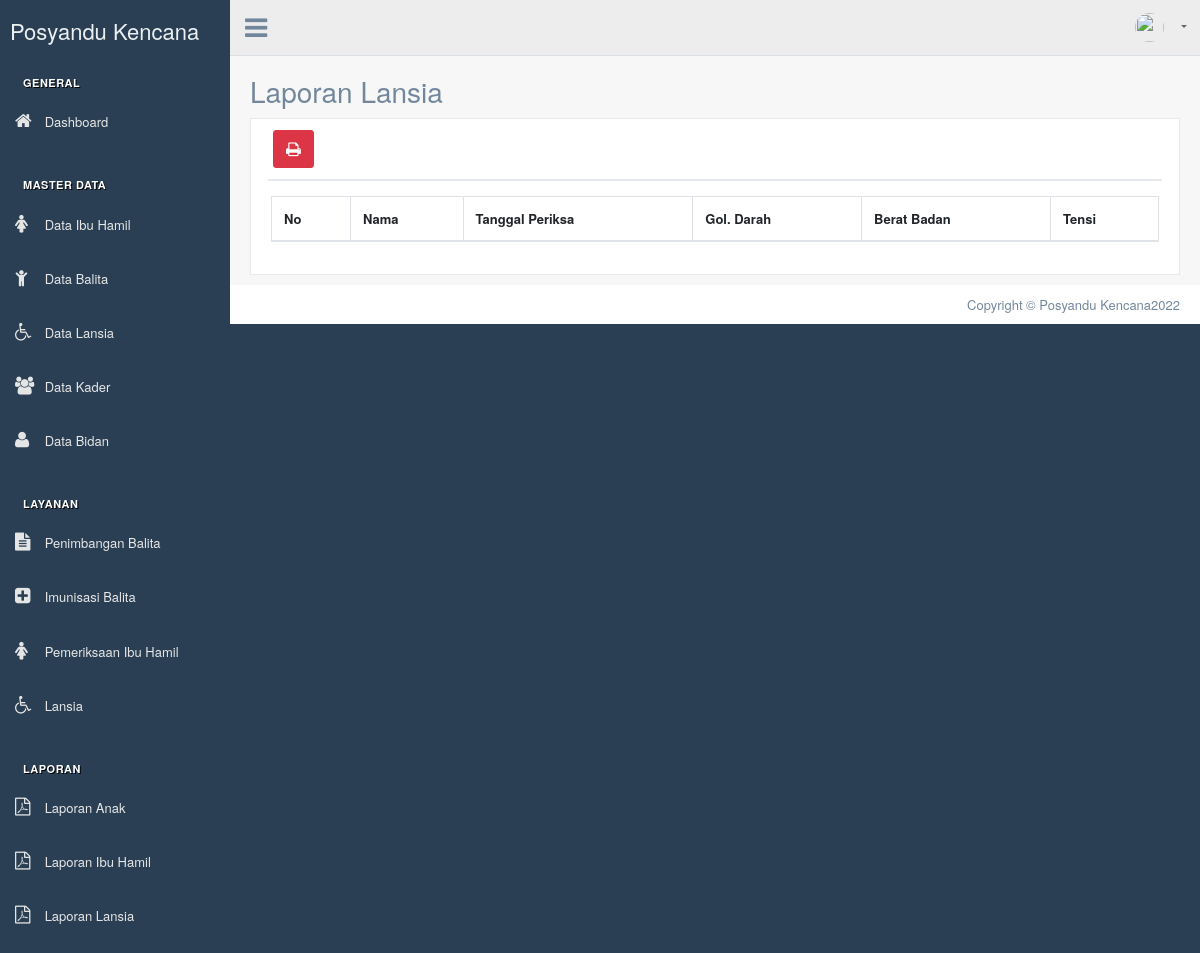
/index.php/lansia/laporan, run on an earlier commit of the app's database.
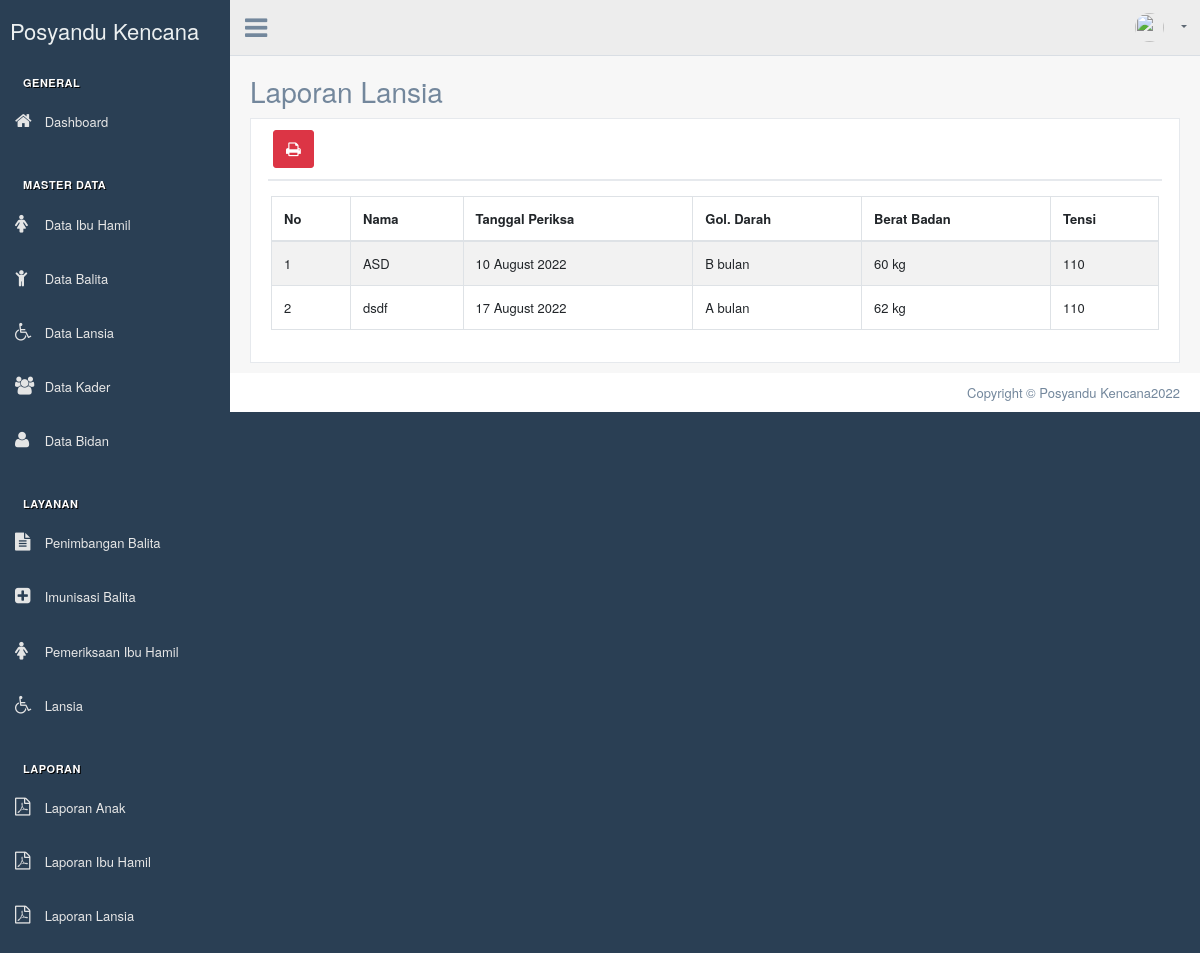
And on a later commit of the database.
### tables this page shows
CREATE TABLE `layanan_lansia` (
  `id_layanan_lansia` int(11) NOT NULL,
  `id_lansia` int(11) NOT NULL,
  `tgl_pemeriksaan` date NOT NULL,
  `gol_darah` varchar(1) NOT NULL,
  `bb` varchar(200) NOT NULL,
  `tensi` varchar(200) NOT NULL,
  `bingkisan` varchar(250) NOT NULL
);

CREATE TABLE `lansia` (
  `id_lansia` int(11) NOT NULL,
  `nama` varchar(255) NOT NULL,
  `tempat_lahir` varchar(200) NOT NULL,
  `tgl_lahir` date NOT NULL,
  `alamat` varchar(500) NOT NULL
);

### application/controllers/Lansia.php (called while the page is built, shortened)
<?php
class Lansia extends CI_Controller
{
    public function __construct()
    {
        $this->load->model('lansia_model');
        $this->load->model('Laporan_model');
    }
    public function laporan()
    {
        $data['title'] = 'Laporan Lansia | Posyandu Kencana';
        $data['user'] = $this->db->get_where('user', ['username' => $this->session->userdata('username')])->row_array();
        $data['lansia'] = $this->Laporan_model->getlansia();
        $this->load->view('templates/header-datatables', $data);
        $this->load->view('templates/sidebar');
        $this->load->view('templates/topbar', $data);
        $this->load->view('lansia/laporan', $data);
        $this->load->view('templates/footer-datatables');
    }
}

### index.php (called while the page is built, shortened)
<?php
require_once BASEPATH.'core/CodeIgniter.php';

### application/models/Laporan_model.php (called while the page is built, shortened)
<?php
class Laporan_model extends CI_Model
{
    function getlansia(){
        $this->db->select('*')
            ->from('lansia h')
            ->join('layanan_lansia q', 'q.id_lansia = h.id_lansia');
        $res = $this->db->get();
        return $res->result();
    }
}

### application/views/lansia/laporan.php (the view, shortened to what this page needs)
<div class="right_col" role="main">
    <div class="page-title">
        <div class="title_left">
            <h3>Laporan Lansia</h3>
        </div>
    </div>
    <div class="clearfix"></div>
    <div class="row">
        <div class="col-md-12 col-sm-12 ">
            <div class="x_panel">
                <div class="x_title">
                    <a class="btn btn-danger" href="<?= base_url('laporan_anak/cetak_laporan') ?>"><i class="fa fa-print"></i></a>
                </div>
                <div class="x_content">
                    <div class="row">
                        <div class="col-sm-12">
                            <div class="card-box table-responsive">
                                <table id="datatable" class="table table-striped table-bordered" style="width:100%">
                                    <thead>
                                        <tr>
                                            <th>No</th>
                                            <th>Nama</th>
                                            <th>Tanggal Periksa</th>
                                            <th>Gol. Darah</th>
                                            <th>Berat Badan</th>
                                            <th>Tensi</th>
                                        </tr>
                                    </thead>
                                    <tbody>
                                        <?php $i = 1; ?>
                                        <?php foreach ($lansia as $d) { ?>
                                            <tr>
                                                <td><?= $i ?></td>
                                                <td><?= $d->nama ?></td>
                                                <td><?php echo date_format(date_create($d->tgl_pemeriksaan), "j F Y"); ?></td>
                                                <td><?php echo $d->gol_darah; ?> bulan</td>
                                                <td><?php echo $d->bb; ?> kg</td>
                                                <td><?php echo $d->tensi; ?></td>
                                            </tr>
                                        <?php $i++ ?>
                                        <?php } ?>
                                    </tbody>
                                </table>
                            </div>
                        </div>
                    </div>
                </div>
            </div>
        </div>
    </div>

What changed in the data, as far as the page shows it:
added layanan_lansia: id_lansia.nama "ASD", tgl_pemeriksaan "10 August 2022", gol_darah "B", bb "60", tensi "110"
added layanan_lansia: id_lansia.nama "dsdf", tgl_pemeriksaan "17 August 2022", gol_darah "A", bb "62", tensi "110"
